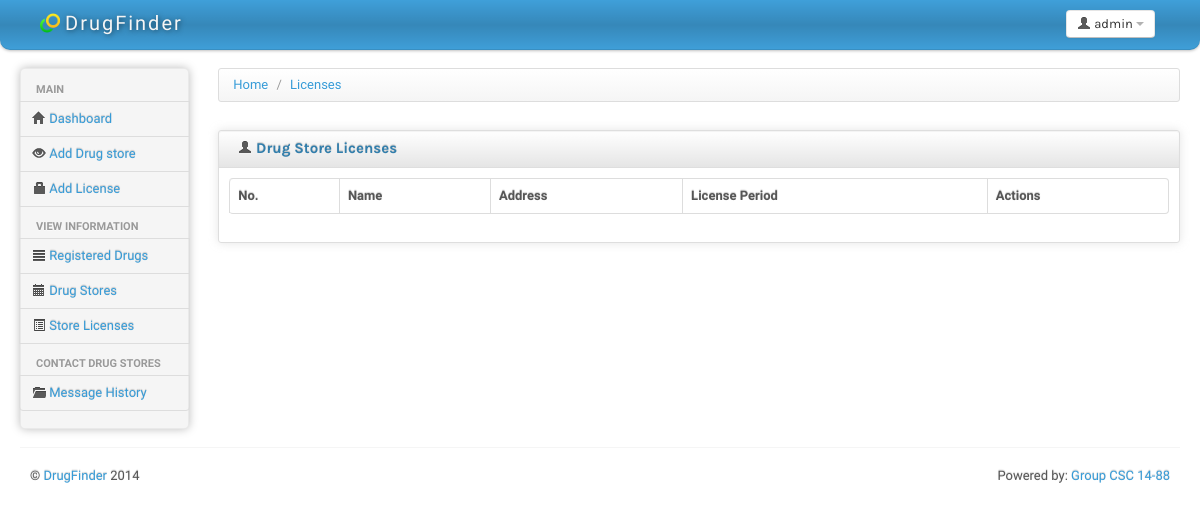
The app's page /admin/store_licenses.php (signed in), older data.
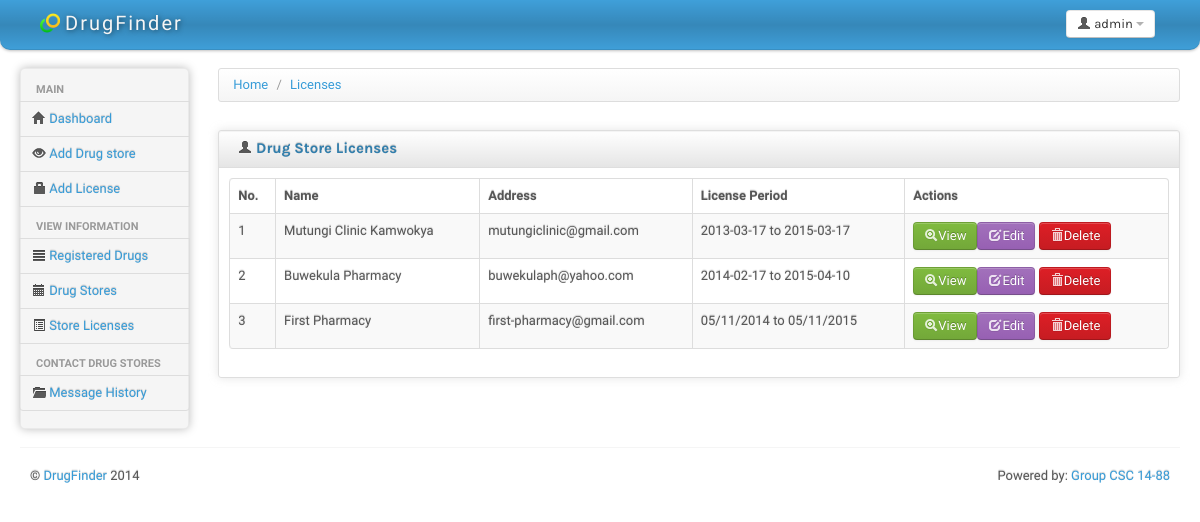
The same page, newer data.
### tables this page shows
CREATE TABLE IF NOT EXISTS `clinic` (
  `clinicId` int(15) NOT NULL AUTO_INCREMENT,
  `clinicName` text NOT NULL,
  `clinicEmail` varchar(50) NOT NULL,
  `address` text NOT NULL,
  `contactNumber` varchar(15) NOT NULL,
  `latitude` varchar(15) NOT NULL,
  `longitude` varchar(15) NOT NULL,
  `license` varchar(15) NOT NULL DEFAULT 'Valid',
  `whoAdded` int(6) NOT NULL,
  `dateAdded` timestamp NOT NULL DEFAULT CURRENT_TIMESTAMP,
  PRIMARY KEY (`clinicId`)
);

CREATE TABLE IF NOT EXISTS `clinic_license` (
  `clinicId` int(10) NOT NULL,
  `startDate` varchar(16) NOT NULL,
  `endDate` varchar(16) NOT NULL
);

### admin/store_licenses.php (the view, shortened to what this page needs)
<?php
include('../include/admin_header.php');
?>
			<div>
				<ul class="breadcrumb">
					<li>
						<a href="#">Home</a> <span class="divider">/</span>
					</li>
					<li>
						<a href="#"> Licenses</a>
					</li>
				</ul>
			</div>
			<div class="row-fluid sortable">
				<div class="box span12">
					<div class="box-header well" data-original-title>
						<h2><i class="icon-user"></i> Drug Store Licenses</h2>
					</div>
					<div class="box-content">
							<table class="table table-striped table-bordered bootstrap-datatable datatable">
						  <thead>
							  <tr>
								  <th>No.</th>
								  <th>Name</th>
								  <th>Address</th>
								  <th>License Period</th>
								  <th>Actions</th>
							  </tr>
						  </thead>
						  <tbody>
								<?php
								$select="select * from clinic c inner join clinic_license l where c.clinicId=l.clinicId";
								$i=1;
								$query = mysql_query($select) or die("cannot select data". mysql_error());
								while($result = mysql_fetch_array($query, MYSQL_ASSOC))
								{
								echo "<tr><td class='center'>".$i."</td>" ."<td class='center'>";
								echo $result['clinicName']."</td><td>".$result['clinicEmail']." </td><td>".$result['startDate']." to ".$result['endDate']." </td>";
								echo "<td class='center'>";
								echo "<a class='btn btn-success' href='#?id=".$result['clinicId']. "'><i class='icon-zoom-in icon-white'></i>View</a>";
								echo "<a class='btn btn-info' href='edit_store.php?id=".$result['clinicId']. "'><i class='icon-edit icon-white'></i>Edit</a> ";
								echo "<a class='btn btn-danger' href='delete_store.php?id=".$result['clinicId']. "'><i class='icon-trash icon-white'></i>Delete</a>";
								echo "</td>";
								echo "</tr>";
								$i++;
								}
								?>
						  </tbody>
					  </table>
					</div>
				</div>
			</div>
<?php include('../include/admin_footer.php'); ?>

### include/admin_header.php (shortened to what this page needs)
<!DOCTYPE html>
<html lang="en">
<head>
	<link id="bs-css" href="../css/bootstrap-cerulean.css" rel="stylesheet">
		<link href="../css/bootstrap-responsive.css" rel="stylesheet">
	<link href="../css/charisma-app.css" rel="stylesheet">
	<link href="../css/jquery-ui-1.8.21.custom.css" rel="stylesheet">
	<link href='../css/fullcalendar.css' rel='stylesheet'>
	<link href='../css/fullcalendar.print.css' rel='stylesheet'  media='print'>
	<link href='../css/chosen.css' rel='stylesheet'>
	<link href='../css/uniform.default.css' rel='stylesheet'>
	<link href='../css/colorbox.css' rel='stylesheet'>
	<link href='../css/jquery.cleditor.css' rel='stylesheet'>
	<link href='../css/jquery.noty.css' rel='stylesheet'>
	<link href='../css/noty_theme_default.css' rel='stylesheet'>
	<link href='../css/elfinder.min.css' rel='stylesheet'>
	<link href='../css/elfinder.theme.css' rel='stylesheet'>
	<link href='../css/jquery.iphone.toggle.css' rel='stylesheet'>
	<link href='../css/opa-icons.css' rel='stylesheet'>
	<link href='../css/uploadify.css' rel='stylesheet'>
</head>
<body>
	<?php if(!isset($no_visible_elements) || !$no_visible_elements)	{ ?>
	<div class="navbar">
		<div class="navbar-inner">
			<div class="container-fluid">
				<a class="brand" href="index.php"> <img alt="Drugfinder Logo" src="../img/logo20.png" /> <span>DrugFinder</span></a>
				<div class="btn-group pull-right" >
					<a class="btn dropdown-toggle" data-toggle="dropdown" href="#">
						<i class="icon-user"></i><span class="hidden-phone"> admin</span>
						<span class="caret"></span>
					</a>
				</div>
			</div>
		</div>
	</div>
	<?php } ?>
	<div class="container-fluid">
		<div class="row-fluid">
		<?php if(!isset($no_visible_elements) || !$no_visible_elements) { ?>
			<div class="span2 main-menu-span">
				<div class="well nav-collapse sidebar-nav">
					<ul class="nav nav-tabs nav-stacked main-menu">
						<li class="nav-header hidden-tablet">Main</li>
						<li><a class="ajax-link" href="index.php"><i class="icon-home"></i><span class="hidden-tablet"> Dashboard</span></a></li>
						<li><a class="ajax-link" href="add_store.php"><i class="icon-eye-open"></i><span class="hidden-tablet"> Add Drug store</span></a></li>
						<li><a class="ajax-link" href="add_license.php"><i class="icon-lock"></i><span class="hidden-tablet"> Add License</span></a></li>
						<li class="nav-header hidden-tablet">View Information</li>
						<li><a class="ajax-link" href="registered_drugs.php"><i class="icon-align-justify"></i><span class="hidden-tablet"> Registered Drugs</span></a></li>
						<li><a class="ajax-link" href="drug_stores.php"><i class="icon-calendar"></i><span class="hidden-tablet"> Drug Stores</span></a></li>
						<li><a class="ajax-link" href="store_licenses.php"><i class="icon-list-alt"></i><span class="hidden-tablet"> Store Licenses</span></a></li>
						<li class="nav-header hidden-tablet">Contact Drug Stores</li>
						<li><a class="ajax-link" href="client_queries.php"><i class="icon-folder-open"></i><span class="hidden-tablet"> Message History</span></a></li>
					</ul>
				</div>
			</div>
			<div id="content" class="span10">
			<?php } ?>

### include/admin_footer.php (shortened to what this page needs)
		<?php if(!isset($no_visible_elements) || !$no_visible_elements)	{ ?>
			</div>
		<?php } ?>
		</div>
		<?php if(!isset($no_visible_elements) || !$no_visible_elements)	{ ?>
		<hr>
		<footer>
			<p class="pull-left">&copy; <a href="#" target="_blank">DrugFinder</a> <?php echo date('Y') ?></p>
			<p class="pull-right">Powered by: <a href="http://smsme.info/group-projects/tams">Group CSC 14-88</a></p>
		</footer>
		<?php } ?>
	</div>
</body>
</html>

### css/charisma-app.css (style rules this page uses)
.box { border: 1px solid #DEDEDE; border-radius:3px; -webkit-border-radius:3px; -moz-border-radius:3px; margin-top: 10px; margin-bottom: 10px ; box-shadow: 0 0 10px rgba(189, 189, 189, 0.4); -webkit-box-shadow: 0 0 10px rgba(189, 189, 189, 0.4); -moz-box-shadow: 0 0 10px rgba(189, 189, 189, 0.4); }
.box-header { border:none; padding-top:5px; border-bottom: 1px solid #DEDEDE; border-radius:3px 3px 0 0; -webkit-border-radius:3px 3px 0 0; -moz-border-radius:3px 3px 0 0; height:12px; min-height:12px; margin-bottom: 0; cursor:move; font-weight:bold; font-size:16px; background: -moz-linear-gradient(top, rgba(255,255,255,0) 0%, rgba(0,0,0,0.1) 100%); background: -webkit-gradient(linear, left top, left bottom, color-stop(0%,rgba(255,255,255,0)), color-stop(100%,rgba(0,0,0,0.1))); background: -webkit-linear-gradient(top, rgba(255,255,255,0) 0%,rgba(0,0,0,0.1) 100%); background: -o-linear-gradient(top, rgba(255,255,255,0) 0%,rgba(0,0,0,0.1) 100%); background: -ms-linear-gradient(top, rgba(255,255,255,0) 0%,rgba(0,0,0,0.1) 100%); background: linear-gradient(to bottom, rgba(255,255,255,0) 0%,rgba(0,0,0,0.1) 100%); filter: progid:DXImageTransform.Microsoft.gradient( startColorstr='#00ffffff', endColorstr='#1a000000',GradientType=0 ); }
.box-header h2 { font-size:15px; width:auto; clear:none; float:left; line-height:25px; }
.box-header h2 > i { margin-top:1px; }
.box-content { padding:10px; }
footer { clear:both; }
footer .pull-right { float:right; margin-right:10px; }
footer .pull-left { float:left; margin-left:10px; }
.sidebar-nav { min-height:0; box-shadow: 0 0 10px #BDBDBD; -webkit-box-shadow: 0 0 10px #BDBDBD; -moz-box-shadow: 0 0 10px #BDBDBD; border-radius: 5px; -webkit-border-radius: 5px; -moz-border-radius: 5px; margin-bottom: 0; padding-bottom:0; }
.sidebar-nav > ul > li:not(.nav-header) { margin-right:-2px; margin-left:-2px; }
.brand { font-family: 'Shojumaru', cursive, Arial, serif; letter-spacing:2px; text-shadow:1px 1px 5px rgba(0, 0, 0, 0.5); width:166px; }
.brand img { float:left; height:20px; width:20px; margin-right:5px; }
.brand span { float:left; }
.navbar-inner { border-radius:0 0 10px 10px; -webkit-border-radius:0 0 10px 10px; -moz-border-radius:0 0 10px 10px; padding-top:5px; padding-bottom:5px; }
.pull-left { float:left !important; }
.pull-right { float:right !important; }

### include/admin_header.php (style rules this page uses)
body { padding-bottom: 40px; }
.sidebar-nav { padding: 9px 0; }

Row changes from the older to the newer data that the page shows:
now on this page (row unchanged): clinic: clinicName "Mutungi Clinic Kamwokya", clinicEmail "mutungiclinic@gmail.com", clinic_license.startDate "2013-03-17", clinic_license.endDate "2015-03-17"
now on this page (row unchanged): clinic: clinicName "Buwekula Pharmacy", clinicEmail "buwekulaph@yahoo.com", clinic_license.startDate "2014-02-17", clinic_license.endDate "2015-04-10"
added clinic: clinicName "First Pharmacy", clinicEmail "first-pharmacy@gmail.com", clinic_license.startDate "05/11/2014", clinic_license.endDate "05/11/2015"
